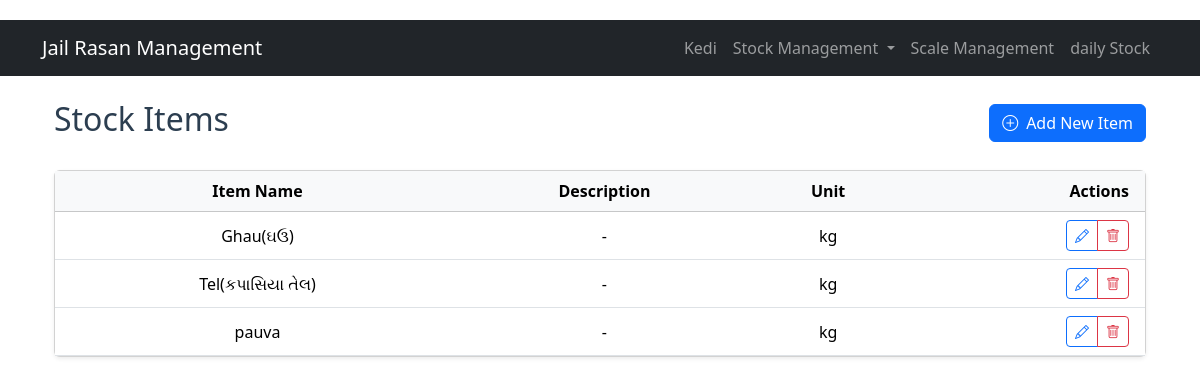
/stock_items, run on the app's committed database.
### models.py (models this page shows, shortened)
class StockItem(db.Model):
    id = db.Column(db.Integer, primary_key=True)
    item_name = db.Column(db.String(100), nullable=False)
    description = db.Column(db.Text)
    unit = db.Column(db.String(20), nullable=False)  # kg, g, l, ml, etc.
    created_at = db.Column(db.DateTime, default=datetime.utcnow)

### app.py (the view)
@app.route('/stock_items')
def stock_items():
    items = StockItem.query.order_by(StockItem.item_name).all()
    return render_template('stock_items/list.html', items=items)

### templates/stock_items/list.html
{% extends "base.html" %}
{% block content %}
<div class="container mt-4">
    <div class="d-flex justify-content-between align-items-center mb-4">
        <h2>Stock Items</h2>
        <a href="{{ url_for('add_stock_item') }}" class="btn btn-primary">
            <i class="bi bi-plus-circle me-2"></i>Add New Item
        </a>
    </div>
    <div class="card shadow-sm">
        <div class="card-body p-0">
            <div class="table-responsive">
                <table class="table table-hover align-middle mb-0">
                    <thead class="table-light">
                        <tr>
                            <th class="ps-3">Item Name</th>
                            <th>Description</th>
                            <th>Unit</th>
                            <th class="text-end pe-3">Actions</th>
                        </tr>
                    </thead>
                    <tbody>
                        {% for item in items %}
                        <tr>
                            <td class="ps-3">{{ item.item_name }}</td>
                            <td>{{ item.description or '-' }}</td>
                            <td>{{ item.unit }}</td>
                            <td class="text-end pe-3">
                                <div class="btn-group" role="group">
                                    <a href="{{ url_for('edit_stock_item', id=item.id) }}"
                                       class="btn btn-sm btn-outline-primary"
                                       data-bs-toggle="tooltip" title="Edit">
                                        <i class="bi bi-pencil"></i>
                                    </a>
                                    <a href="{{ url_for('delete_stock_item', id=item.id) }}"
                                       class="btn btn-sm btn-outline-danger"
                                       data-bs-toggle="tooltip" title="Delete"
                                       onclick="return confirm('Delete this item?')">
                                        <i class="bi bi-trash"></i>
                                    </a>
                                </div>
                            </td>
                        </tr>
                        {% else %}
                        <tr>
                            <td colspan="4" class="text-center py-4 text-muted">
                                No stock items found
                            </td>
                        </tr>
                        {% endfor %}
                    </tbody>
                </table>
            </div>
        </div>
    </div>
</div>
{% endblock %}

### static/style.css (style rules this page uses)
body { padding-top: 20px; padding-bottom: 20px; }
.table th, .table td { vertical-align: middle; text-align: center; }
h2, h4 { color: #2c3e50; }

### data on the page
StockItem: item_name "Ghau(ઘઉ)", description "-", unit "kg"
StockItem: item_name "Tel(કપાસિયા તેલ)", description "-", unit "kg"
StockItem: item_name "pauva", description "-", unit "kg"
